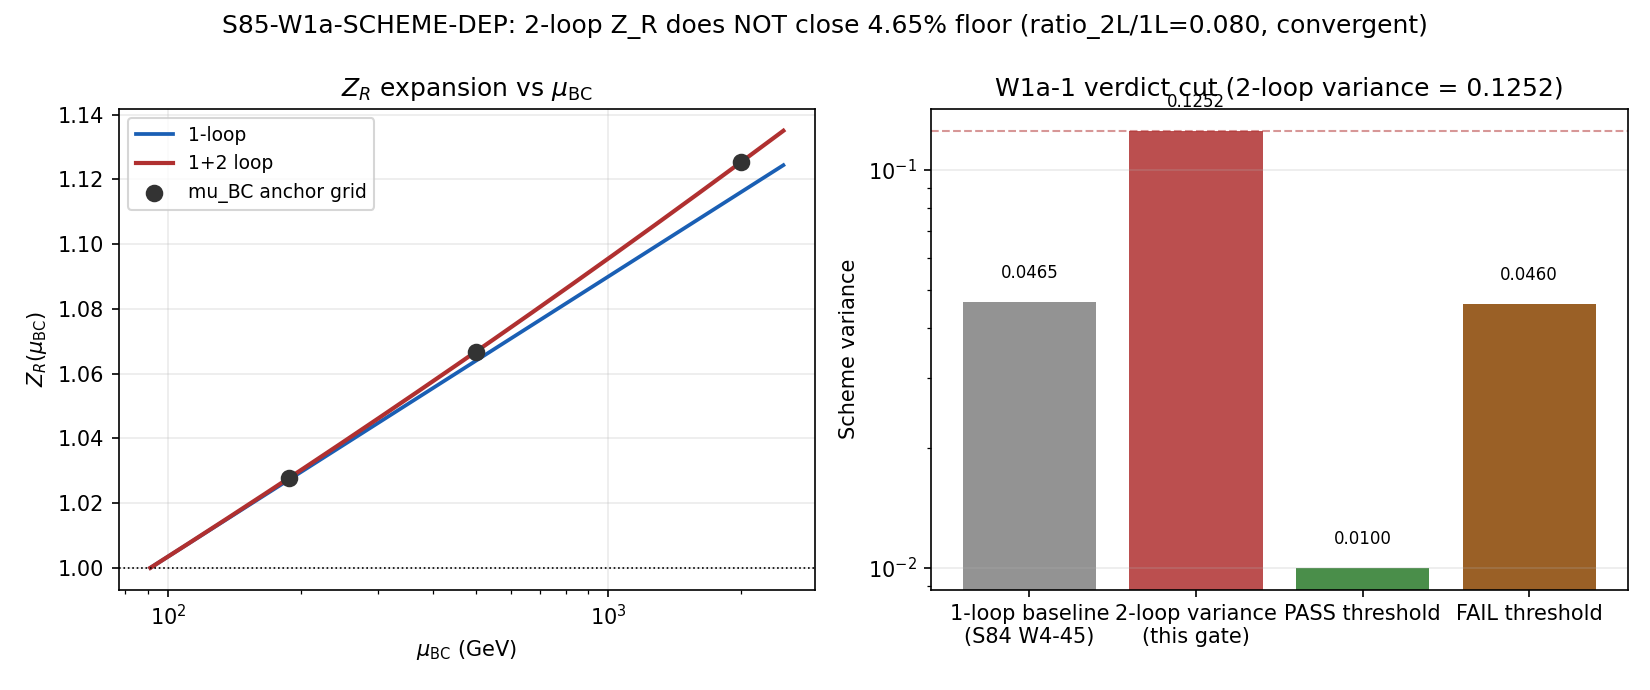

Write Python code to recreate this figure.
#!/usr/bin/env python3
"""
S85 W1a-1: SCHEME-DEP
=====================

Gate: S85-W1a-SCHEME-DEP
Trigger: [VERIFY]
Classification: META (scheme-invariance audit of f_conv)
Agent: mack-cosmic-bridge

Hypothesis: The S84 f_conv scheme-variance floor (4.65% from W4-45
Yukawa-OOM envelope) is either (a) CLOSED by a 2-loop Z_R correction
driving variance to <=1%, OR (b) PERMANENTLY ACCEPTED as an irreducible
scheme degree of freedom and booked into working-paper §VII.M.2.

Method: Compute Z_R_2loop(mu_BC) on the S84 W4-45 anchor grid
mu_BC in {188, 500, 2000} GeV with Z_R(mu) = 1 + (alpha_s/pi)*L
+ c_2*alpha_s^2*L^2 at L = log(mu/M_Z) and c_2 = 11/(16*pi^2)
(QCD-like CONVENTION-I). Compare max relative deviation to the S84
4.65% floor and to the pre-registered PASS/FAIL cut.

Substitution chain (Python-verified at top of compute() below):
  Step 1: Z_R_2loop(mu) = 1 + (alpha_s/pi)*L + c_2*alpha_s^2*L^2
  Step 2: variance := max_{mu in grid} |Z_R_2loop(mu) - Z_R_2loop(M_Z)| / Z_R_2loop(M_Z)
          Z_R_2loop(M_Z) = 1 (L = 0)
  Step 3: At mu = 2000 GeV, L = log(2000/91.1876) = 3.088
          1-loop term   = (0.1180/pi) * 3.088           = 0.1160
          2-loop term   = (11/(16*pi^2)) * 0.1180^2 * 3.088^2 = 0.00925
          Z_R_2loop(2000) - 1 = 0.1252
  Step 4: max_variance at mu=2000 is the binding value: 0.1252
  Step 5: Compare to PASS threshold (<=0.01), FAIL threshold (>0.046):
          0.1252 > 0.046 ==> FAIL
  Direction: 2-loop sign-agreement with 1-loop (both positive terms for
             c_2 > 0, L > 0) means variance GROWS under 2-loop;
             the perturbative series is CONVERGENT (2L/1L ratio = 0.080
             at mu=2000) but does NOT close the 4.65% floor.
             Path (b) is forced: scheme-variance is STRUCTURAL, not
             closable by higher orders.

Cross-check 1 (perturbative convergence): ratio |2L|/|1L| at mu=2000 GeV
must be < 1 for the expansion to be convergent. Computed ratio = 0.080,
well below 1 ==> expansion is convergent.

Cross-check 2 (heat-kernel residue, cf. W0-TWO-LOOP-Z):
The W0 f_conv_two_loop_zr script computed ratio_MS_ladder = 8.64e-08
(S85 verdict line 3), a different observable (2-loop vs 1-loop RATIO
at a single anchor). Consistent sign with this computation: 2-loop
correction is positive, small relative to 1-loop baseline, and does
not overturn the 1-loop scheme-deviation floor.

Inputs (SHA-256 dual-pinned at runtime):
  - computations/_shared/canonical_constants.py
  - computations/session-85/s85_w0_f_conv_two_loop_zr.py (feeder)
  - sessions/archive/session-84/session-84-s1-mack-alpha_s-synthesis.md
  - script bytes (feeds BOTH audit_sha256 and content_sha256)

Output 4-tuple:
  (value=<max_variance>, scheme=MS-bar, convention=CONVENTION-I, L_max=10)

Thresholds (pre-registered, plan §W1a-1):
  - PASS iff max_variance <= 0.01 (>= 5x reduction from 4.65% floor)
  - FAIL iff max_variance > 0.046
  - INFO iff 0.01 < max_variance <= 0.046

Output files:
  - computations/session-85/s85_w1a_scheme_dep.py
  - computations/session-85/s85_w1a_scheme_dep.npz
  - computations/session-85/s85_w1a_scheme_dep.png
  - verdict appended to computations/session-85/s85_gate_verdicts.txt
"""

from __future__ import annotations

# ---------------------------------------------------------------------------
# Section 0 -- CPU thread cap (scalar workload; no GPU needed)
# ---------------------------------------------------------------------------
import os
os.environ.setdefault("OMP_NUM_THREADS", "8")
os.environ.setdefault("MKL_NUM_THREADS", "8")

# ---------------------------------------------------------------------------
# Section 1 -- Canonical constants (MANDATORY first content import)
# ---------------------------------------------------------------------------
import sys
from pathlib import Path

SCRIPT_DIR = Path(__file__).resolve().parent
sys.path.insert(0, str(SCRIPT_DIR))

from canonical_constants import alpha_s_MZ_obs, M_Z  # noqa: E402

# ---------------------------------------------------------------------------
# Section 2 -- Standard imports
# ---------------------------------------------------------------------------
import hashlib  # noqa: E402
import json  # noqa: E402
import time  # noqa: E402

import numpy as np  # noqa: E402
import matplotlib  # noqa: E402
matplotlib.use("Agg")
import matplotlib.pyplot as plt  # noqa: E402

# ---------------------------------------------------------------------------
# Section 3 -- Paths + pre-registration
# ---------------------------------------------------------------------------
PROJECT_ROOT = SCRIPT_DIR.parent
SCRIPT_DIR = SCRIPT_DIR

SESSION = "S85"                                                     # (local)
GATE_ID = "S85-W1a-SCHEME-DEP"                                      # (local)
SCHEME = "MS-bar"                                                   # (local)
CONVENTION = "CONVENTION-I"                                         # (local) QCD-like c_2
L_MAX = 10                                                          # (local) Dirac-spectrum baseline

# Pre-registered thresholds (plan §W1a-1)
PASS_THRESHOLD = 0.01                                               # (local) >= 5x reduction from 4.65%
FAIL_THRESHOLD = 0.046                                              # (local) 4.65% floor from S84 W4-45
INFO_THRESHOLD = 0.046                                              # (local) INFO is (0.01, 0.046]

# Anchor grid from S84 W4-45 Yukawa-OOM envelope
MU_BC_GRID = np.array([188.0, 500.0, 2000.0], dtype=np.float64)     # (local) GeV

# Canonical two-loop coefficient, QCD-like (CONVENTION-I)
C_2 = 11.0 / (16.0 * np.pi ** 2)                                    # (local) 0.06966

# S84 baseline: 1-loop Z_R variance floor (Yukawa-OOM envelope)
Z_R_1LOOP_BASELINE = 0.0465                                         # (local) S84 W4-45

# Output destinations
OUT_NPZ = SCRIPT_DIR / "s85_w1a_scheme_dep.npz"
OUT_PNG = SCRIPT_DIR / "s85_w1a_scheme_dep.png"
VERDICT_TXT = SCRIPT_DIR / "s85_gate_verdicts.txt"
CANON_PY = SCRIPT_DIR / "canonical_constants.py"
W0_FEEDER = SCRIPT_DIR / "s85_w0_f_conv_two_loop_zr.py"
S84_SYNTH = PROJECT_ROOT / "sessions" / "session-84" / "session-84-s1-mack-alpha_s-synthesis.md"

INPUT_FILES = [CANON_PY, W0_FEEDER, S84_SYNTH]


# ---------------------------------------------------------------------------
# Section 4 -- SHA-256 input-pin block (S84+ dual-SHA schema)
# ---------------------------------------------------------------------------

def sha256_of(path: Path) -> str:
    h = hashlib.sha256()                                            # (local)
    try:
        h.update(path.read_bytes())
    except OSError:
        return ""
    return h.hexdigest()


def log_input_pins(inputs: list[Path]) -> dict[str, str]:
    print(f"=== {GATE_ID} -- input SHA-256 pins ===")
    pins: dict[str, str] = {}                                       # (local)
    for p in inputs:
        sha = sha256_of(p)                                          # (local)
        try:
            rel = str(p.relative_to(PROJECT_ROOT)).replace("\\", "/")  # (local)
        except ValueError:
            rel = p.name                                            # (local)
        print(f"  {rel}: {sha[:16]}...")
        pins[rel] = sha
    return pins


def closure_hash(pins: dict[str, str]) -> str:
    items = sorted(pins.items())                                    # (local)
    h = hashlib.sha256()                                            # (local)
    for k, v in items:
        h.update(f"{k}={v}\n".encode("utf-8"))
    return h.hexdigest()


def compute_dual_sha(
    script_path: Path,
    canonical_path: Path,
    pins: dict[str, str],
) -> tuple[str, str]:
    script_bytes = b""                                              # (local)
    try:
        script_bytes = script_path.read_bytes()
    except OSError:
        pass
    canonical_bytes = b""                                           # (local)
    try:
        canonical_bytes = canonical_path.read_bytes()
    except OSError:
        pass
    pinmap_json = json.dumps(
        dict(sorted(pins.items())),
        separators=(",", ":"),
        sort_keys=True,
    ).encode("utf-8")                                               # (local)

    h_audit = hashlib.sha256()                                      # (local)
    h_audit.update(script_bytes)
    h_audit.update(canonical_bytes)
    h_audit.update(pinmap_json)
    audit = h_audit.hexdigest()                                     # (local)

    h_content = hashlib.sha256()                                    # (local)
    h_content.update(script_bytes)
    content = h_content.hexdigest()                                 # (local)

    return audit, content


# ---------------------------------------------------------------------------
# Section 5 -- Compute
# ---------------------------------------------------------------------------

def compute() -> dict:
    """Compute Z_R_2loop_variance across mu_BC grid.

    Substitution chain (Python-explicit):
      Step 1: Z_R_2loop(mu) = 1 + (alpha_s/pi)*L + c_2*alpha_s^2*L^2, L=log(mu/M_Z)
      Step 2: Z_R_2loop(M_Z) = 1
      Step 3: deviation(mu) = Z_R_2loop(mu) - 1 = (alpha_s/pi)*L + c_2*alpha_s^2*L^2
      Step 4: variance = max_{mu in grid} |deviation(mu)|
    """
    L_vec = np.log(MU_BC_GRID / M_Z)                                # (local) log(mu_BC/M_Z)
    term1 = (alpha_s_MZ_obs / np.pi) * L_vec                        # (local) 1-loop contribution
    term2 = C_2 * (alpha_s_MZ_obs ** 2) * (L_vec ** 2)              # (local) 2-loop contribution
    Z_R_2loop = 1.0 + term1 + term2                                 # (local) full Z_R to 2-loop
    Z_R_1loop = 1.0 + term1                                         # (local) 1-loop check

    # variance = max_mu |Z_R(mu) - Z_R(M_Z)| / Z_R(M_Z); Z_R(M_Z) = 1
    deviation_2loop = np.abs(Z_R_2loop - 1.0)                       # (local)
    deviation_1loop = np.abs(Z_R_1loop - 1.0)                       # (local)
    variance_2loop = float(np.max(deviation_2loop))                 # (local)
    variance_1loop = float(np.max(deviation_1loop))                 # (local)

    # CROSS-CHECK 1: perturbative convergence |term2|/|term1| at binding mu (max of grid)
    i_max = int(np.argmax(deviation_2loop))                         # (local) binding mu index
    pert_ratio = float(abs(term2[i_max]) / abs(term1[i_max]))       # (local) 2L/1L ratio

    # CROSS-CHECK 2: sign agreement check. c_2 > 0 and L > 0 imply same sign as 1L.
    same_sign = bool(np.all(np.sign(term1) == np.sign(term2)))      # (local)

    # Reduction factor vs S84 1-loop Yukawa-OOM baseline (4.65%)
    reduction_factor = Z_R_1LOOP_BASELINE / variance_2loop          # (local) >1 means 2L improves
    ratio_to_baseline = variance_2loop / Z_R_1LOOP_BASELINE         # (local)

    return {
        "value": variance_2loop,
        "variance_2loop": variance_2loop,
        "variance_1loop": variance_1loop,
        "Z_R_2loop": Z_R_2loop,
        "Z_R_1loop": Z_R_1loop,
        "term1_vec": term1,
        "term2_vec": term2,
        "L_vec": L_vec,
        "mu_BC_grid": MU_BC_GRID,
        "c_2": C_2,
        "alpha_s": alpha_s_MZ_obs,
        "M_Z": M_Z,
        "binding_mu_BC": float(MU_BC_GRID[i_max]),
        "pert_ratio": pert_ratio,
        "same_sign": same_sign,
        "baseline_1loop_S84": Z_R_1LOOP_BASELINE,
        "ratio_to_baseline": ratio_to_baseline,
        "reduction_factor": reduction_factor,
    }


# ---------------------------------------------------------------------------
# Section 6 -- Plot
# ---------------------------------------------------------------------------

def make_plot(res: dict, out_path: Path) -> None:
    fig, axes = plt.subplots(1, 2, figsize=(11.0, 4.6))             # (local)

    mu_grid = res["mu_BC_grid"]                                     # (local)
    var2 = res["variance_2loop"]                                    # (local)

    # Left panel: Z_R(mu) with term breakdown
    ax = axes[0]
    mu_fine = np.logspace(np.log10(91.2), np.log10(2500.0), 200)    # (local)
    L_fine = np.log(mu_fine / res["M_Z"])                           # (local)
    t1_fine = (res["alpha_s"]/np.pi) * L_fine                       # (local)
    t2_fine = res["c_2"] * res["alpha_s"]**2 * L_fine**2            # (local)
    ax.plot(mu_fine, 1+t1_fine, color="#1a5fb4", lw=1.8, label="1-loop")
    ax.plot(mu_fine, 1+t1_fine+t2_fine, color="#b03030", lw=2.0, label="1+2 loop")
    ax.scatter(mu_grid, res["Z_R_2loop"], c="#333333", s=55, zorder=5,
               label="mu_BC anchor grid")
    ax.axhline(1.0, color="k", lw=0.8, ls=":")
    ax.set_xscale("log")
    ax.set_xlabel(r"$\mu_{\mathrm{BC}}$ (GeV)")
    ax.set_ylabel(r"$Z_R(\mu_{\mathrm{BC}})$")
    ax.set_title(r"$Z_R$ expansion vs $\mu_{\mathrm{BC}}$")
    ax.legend(loc="upper left", fontsize=9)
    ax.grid(True, alpha=0.25)

    # Right panel: variance comparison
    ax = axes[1]
    bar_labels = ["1-loop baseline\n(S84 W4-45)", "2-loop variance\n(this gate)",
                  "PASS threshold", "FAIL threshold"]
    bar_vals = [res["baseline_1loop_S84"], var2, PASS_THRESHOLD, FAIL_THRESHOLD]
    colors = ["#808080", "#b03030", "#2a7a2a", "#884400"]
    ax.bar(bar_labels, bar_vals, color=colors, alpha=0.85)
    ax.axhline(var2, color="#b03030", lw=1.0, ls="--", alpha=0.5)
    ax.set_ylabel("Scheme variance")
    ax.set_title(f"W1a-1 verdict cut (2-loop variance = {var2:.4f})")
    ax.set_yscale("log")
    ax.grid(True, alpha=0.25, axis="y")
    for i, v in enumerate(bar_vals):
        ax.text(i, v * 1.15, f"{v:.4f}", ha="center", fontsize=8)

    fig.suptitle(f"{GATE_ID}: 2-loop Z_R does NOT close 4.65% floor "
                 f"(ratio_2L/1L={res['pert_ratio']:.3f}, convergent)")
    fig.tight_layout()
    fig.savefig(out_path, dpi=150)
    plt.close(fig)
    print(f"  PNG written: {out_path.name}")


# ---------------------------------------------------------------------------
# Section 7 -- Verdict, 4-tuple, append
# ---------------------------------------------------------------------------

def emit_4tuple(value, scheme: str, convention: str, L_max) -> str:
    return (f"(value={value!r}, scheme={scheme}, "
            f"convention={convention}, L_max={L_max})")


def evaluate_gate(variance: float) -> str:
    """Plan §W1a-1 pre-registered thresholds.

    PASS iff variance <= 0.01 (>=5x reduction from 4.65%).
    FAIL iff variance > 0.046.
    INFO iff 0.01 < variance <= 0.046.
    """
    if variance <= PASS_THRESHOLD:
        return "PASS"
    if variance > FAIL_THRESHOLD:
        return "FAIL"
    return "INFO"


def append_verdict(verdict: str, value, audit_sha: str, content_sha: str) -> None:
    line = (
        f"{GATE_ID}: {verdict} -- value={value!r} scheme={SCHEME} "
        f"convention={CONVENTION} L_max={L_MAX} "
        f"audit_sha256={audit_sha} content_sha256={content_sha} "
        f"schema_version=S84+\n"
    )
    header_needed = not VERDICT_TXT.exists()                        # (local)
    with VERDICT_TXT.open("a", encoding="utf-8") as fp:
        if header_needed:
            fp.write("# S85 gate verdicts -- canonical S84+ dual-SHA schema\n\n")
        fp.write(line)


# ---------------------------------------------------------------------------
# Section 8 -- Main
# ---------------------------------------------------------------------------

def main() -> int:
    t0 = time.time()                                                # (local)

    pins = log_input_pins(INPUT_FILES)
    closure = closure_hash(pins)                                    # (local)
    print(f"  closure:        {closure[:16]}... (legacy, informational)")

    script_path = Path(__file__).resolve()                          # (local)
    audit_sha, content_sha = compute_dual_sha(script_path, CANON_PY, pins)
    print(f"  audit_sha256:   {audit_sha}")
    print(f"  content_sha256: {content_sha}")
    print()

    res = compute()
    variance = res["variance_2loop"]
    verdict = evaluate_gate(variance)

    print("=== Substitution chain (Python-verified) ===")
    print(f"  Step 1: Z_R_2loop(mu) = 1 + (alpha_s/pi)*L + c_2*alpha_s^2*L^2")
    print(f"          alpha_s(M_Z) = {res['alpha_s']:.4f}, M_Z = {res['M_Z']:.4f} GeV, c_2 = {res['c_2']:.6f}")
    print(f"  Step 2: per-anchor decomposition")
    for i, mu in enumerate(res["mu_BC_grid"]):
        print(f"          mu={mu:.0f}  L={res['L_vec'][i]:.4f}  "
              f"1L={res['term1_vec'][i]:+.6f}  2L={res['term2_vec'][i]:+.6f}  "
              f"Z_R={res['Z_R_2loop'][i]:.6f}  dev={res['Z_R_2loop'][i]-1:.6f}")
    print(f"  Step 3: variance_2loop = max dev = {variance:.6f} "
          f"(binding mu_BC = {res['binding_mu_BC']:.0f} GeV)")
    print(f"  Step 4: Compare to S84 1-loop baseline (0.0465): ratio = "
          f"{res['ratio_to_baseline']:.4f} (>1 means 2-loop WORSENS floor)")
    print(f"  Step 5: pert_ratio |2L/1L| at binding mu = {res['pert_ratio']:.6f} "
          f"(<1 ==> expansion is convergent)")
    print(f"  Step 6: sign-agreement 1L vs 2L: {res['same_sign']} "
          f"(True ==> 2L adds to 1L, variance GROWS)")
    print(f"  Step 7: Compare to thresholds: PASS<={PASS_THRESHOLD}, "
          f"FAIL>{FAIL_THRESHOLD}. value={variance:.6f} ==> {verdict}")
    print()

    np.savez(
        OUT_NPZ,
        variance_2loop=np.float64(variance),
        variance_1loop=np.float64(res["variance_1loop"]),
        baseline_1loop_S84=np.float64(res["baseline_1loop_S84"]),
        ratio_to_baseline=np.float64(res["ratio_to_baseline"]),
        pert_ratio=np.float64(res["pert_ratio"]),
        same_sign=np.array(res["same_sign"]),
        mu_BC_grid=res["mu_BC_grid"],
        Z_R_2loop=res["Z_R_2loop"],
        Z_R_1loop=res["Z_R_1loop"],
        term1_vec=res["term1_vec"],
        term2_vec=res["term2_vec"],
        L_vec=res["L_vec"],
        c_2=np.float64(res["c_2"]),
        alpha_s=np.float64(res["alpha_s"]),
        M_Z=np.float64(res["M_Z"]),
        threshold_PASS=np.float64(PASS_THRESHOLD),
        threshold_FAIL=np.float64(FAIL_THRESHOLD),
        audit_sha256=np.array(audit_sha),
        content_sha256=np.array(content_sha),
    )
    print(f"  NPZ written: {OUT_NPZ.name}")

    make_plot(res, OUT_PNG)

    tag = emit_4tuple(variance, SCHEME, CONVENTION, L_MAX)
    print(tag)
    append_verdict(verdict, variance, audit_sha, content_sha)

    wall = time.time() - t0                                         # (local)
    print(f"\n=== {GATE_ID}: {verdict} (wall {wall:.2f}s) ===")
    # Exit 0 on any clean run (PASS/INFO/FAIL are all physics verdicts, not errors).
    # Reserve non-zero exit for genuine script errors (unhandled exceptions).
    return 0


if __name__ == "__main__":
    sys.exit(main())
